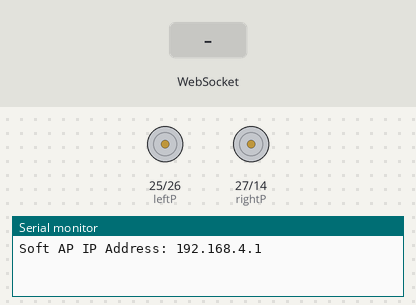
Simulated run of this sketch. Board: ESP32. Parts: motor-driver pin pairs drawn as motors (green arrow = first pin HIGH = forward, orange = second pin HIGH = backward, longer = more drive), the last lines printed to the serial monitor. The inputs (shaded band) are chosen by the test bench.

Above: at 1.2 s.
1.3 s: WebSocket text "1" received
At 1.6 s:
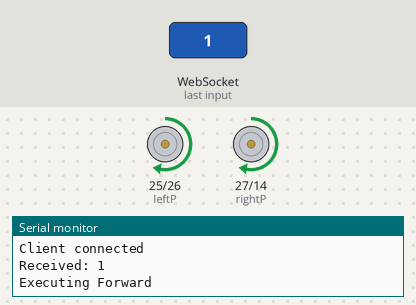
2.8 s: WebSocket text "3" received
At 3.9 s:
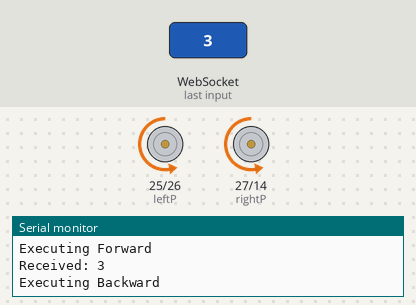
4.3 s: WebSocket text "2" received
At 5.1 s:
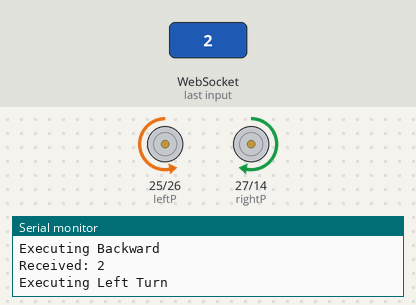
5.8 s: WebSocket text "5" received
At 6.2 s:
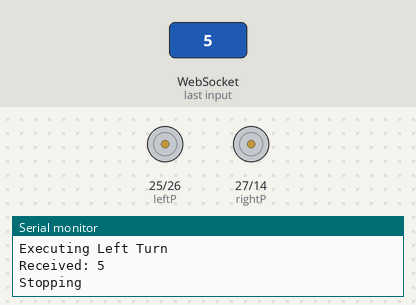
Timing chart, 0 to 8.3 s (numbered marks = the images above; inputs shaded):
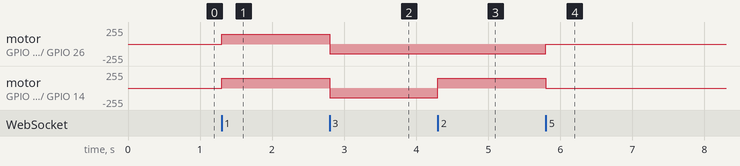

The sketch:

eps32_bot_commands.ino
```cpp
#include <WiFi.h>
#include <ESPAsyncWebServer.h>


const char* ssid = "Ayken";
const char* password = "Jake1044";

const int leftP = 25;
const int leftN = 26;
const int rightP = 27;
const int rightN = 14;

const int pwmfreq = 1000;
const int pwmResolution = 8; // 8-bit resolution: 0-255
const int pwmMax = 255;


AsyncWebServer server(80);

// WebSocket on "/ws" endpoint
AsyncWebSocket ws("/ws");

// Function prototypes
void handleCommand(String command);

void setup() {
  Serial.begin(115200);

  WiFi.softAP(ssid, password);


  IPAddress IP = WiFi.softAPIP();
  Serial.print("Soft AP IP Address: ");
  Serial.println(IP);
  ws.onEvent(onWsEvent);
  server.addHandler(&ws);
  server.begin();

  pinMode(leftP, OUTPUT);
  pinMode(leftN, OUTPUT);
  pinMode(rightP, OUTPUT);
  pinMode(rightN, OUTPUT);
  ledcAttach(rightP,pwmfreq,pwmResolution);
  ledcAttach(leftP,pwmfreq,pwmResolution);
  ledcAttach(rightN,pwmfreq,pwmResolution);
  ledcAttach(leftN,pwmfreq,pwmResolution);


  stopbot();

}

void loop() {

}

void onWsEvent(AsyncWebSocket *server, AsyncWebSocketClient *client, AwsEventType type, void *arg, uint8_t *data, size_t len) {
  if (type == WS_EVT_CONNECT) {
    Serial.println("Client connected");
  } else if (type == WS_EVT_DISCONNECT) {
    Serial.println("Client disconnected");
  } else if (type == WS_EVT_DATA) {
    int message = atoi((char*)data);
    Serial.print("Received: ");
    Serial.println(message);

    // Send acknowledgment to ROS
    client->text("Message received: " + message);


    movement(message);
  }
}
void movement(int cmdValue) {

  switch (cmdValue) {
    case 1:
      Serial.println("Executing Forward");
      Forward();
      break;
    case 3:
      Serial.println("Executing Backward");
      Backward();
      break;
    case 2:
      Serial.println("Executing Left Turn");
      Left();
      break;
    case 4:
      Serial.println("Executing Right Turn");
      Right();
      break;
    case 5:
      Serial.println("Stopping");
      stopbot();
      break;
    default:
      Serial.println("Unknown Command ++ stopping");
      stopbot();
      break;
  }
}

void Forward() {
  ledcWrite(leftP, 150);
  ledcWrite(leftN, 0);
  ledcWrite(rightP, 150);
  ledcWrite(rightN, 0);
}

void Backward() {
  ledcWrite(leftN, 150);
  ledcWrite(leftP, 0);
  ledcWrite(rightN, 150);
  ledcWrite(rightP, 0);
}

void Left() {
  ledcWrite(leftP, 0);
  ledcWrite(leftN, 150);
  ledcWrite(rightP, 150);
  ledcWrite(rightN, 0);
}

void Right() {
  ledcWrite(leftP, 0);
  ledcWrite(leftN, 150);
  ledcWrite(rightP, 0);
  ledcWrite(rightN, 150);
}

void stopbot() {
  ledcWrite(leftP, 0);
  ledcWrite(leftN, 0);
  ledcWrite(rightP, 0);
  ledcWrite(rightN, 0);

}
```

Measured:
- after the input at 1.3 s, motor on GPIO 25 (leftP) / GPIO 26 (leftN), motor on GPIO 27 (rightP) / GPIO 14 (rightN): stopped → forward 149/255 at once
- after the input at 2.8 s, motor on GPIO 25 (leftP) / GPIO 26 (leftN), motor on GPIO 27 (rightP) / GPIO 14 (rightN): forward 149/255 → backward 149/255 at once
- after the input at 4.3 s, motor on GPIO 27 (rightP) / GPIO 14 (rightN): backward 149/255 → forward 149/255 at once
- after the input at 5.8 s, motor on GPIO 25 (leftP) / GPIO 26 (leftN): backward 149/255 → stopped at once; motor on GPIO 27 (rightP) / GPIO 14 (rightN): forward 149/255 → stopped at once
